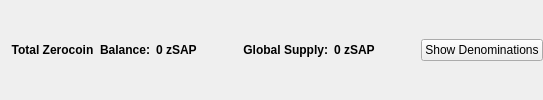
                       <widget class="QFrame" name="balanceSupplyFrame">
                        <layout class="QHBoxLayout" name="horizontalLayout_2" stretch="0,0,0,1,0">
                         <property name="rightMargin">
                          <number>0</number>
                         </property>
                         <item>
                          <layout class="QHBoxLayout" name="horizontalLayout_34">
                           <item>
                            <widget class="QLabel" name="labelzAvailableText_3">
                             <property name="font">
                              <font>
                               <weight>75</weight>
                               <bold>true</bold>
                              </font>
                             </property>
                             <property name="toolTip">
                              <string>Total Balance including unconfirmed and immature zSAP</string>
                             </property>
                             <property name="text">
                              <string>Total Zerocoin  Balance:</string>
                             </property>
                             <property name="alignment">
                              <set>Qt::AlignRight|Qt::AlignTrailing|Qt::AlignVCenter</set>
                             </property>
                            </widget>
                           </item>
                           <item>
                            <widget class="QLabel" name="labelzAvailableAmount_4">
                             <property name="minimumSize">
                              <size>
                               <width>40</width>
                               <height>0</height>
                              </size>
                             </property>
                             <property name="font">
                              <font>
                               <weight>75</weight>
                               <bold>true</bold>
                              </font>
                             </property>
                             <property name="toolTip">
                              <string>Total Balance including unconfirmed and immature zSAP</string>
                             </property>
                             <property name="text">
                              <string>0 zSAP</string>
                             </property>
                             <property name="alignment">
                              <set>Qt::AlignLeading|Qt::AlignLeft|Qt::AlignVCenter</set>
                             </property>
                            </widget>
                           </item>
                          </layout>
                         </item>
                         <item>
                          <spacer name="horizontalSpacer_32">
                           <property name="orientation">
                            <enum>Qt::Horizontal</enum>
                           </property>
                           <property name="sizeHint" stdset="0">
                            <size>
                             <width>40</width>
                             <height>20</height>
                            </size>
                           </property>
                          </spacer>
                         </item>
                         <item>
                          <layout class="QHBoxLayout" name="horizontalLayout_35">
                           <item>
                            <widget class="QLabel" name="labelZsupplyText_2">
                             <property name="font">
                              <font>
                               <weight>75</weight>
                               <bold>true</bold>
                              </font>
                             </property>
                             <property name="text">
                              <string>Global Supply:</string>
                             </property>
                             <property name="alignment">
                              <set>Qt::AlignRight|Qt::AlignTrailing|Qt::AlignVCenter</set>
                             </property>
                            </widget>
                           </item>
                           <item>
                            <widget class="QLabel" name="labelZsupplyAmount_2">
                             <property name="font">
                              <font>
                               <weight>75</weight>
                               <bold>true</bold>
                              </font>
                             </property>
                             <property name="text">
                              <string>0 zSAP</string>
                             </property>
                            </widget>
                           </item>
                          </layout>
                         </item>
                         <item>
                          <spacer name="horizontalSpacer_31">
                           <property name="orientation">
                            <enum>Qt::Horizontal</enum>
                           </property>
                           <property name="sizeHint" stdset="0">
                            <size>
                             <width>40</width>
                             <height>20</height>
                            </size>
                           </property>
                          </spacer>
                         </item>
                         <item>
                          <widget class="QPushButton" name="pushButtonShowDenoms">
                           <property name="toolTip">
                            <string>Show zSAP denominations list</string>
                           </property>
                           <property name="text">
                            <string>Show Denominations</string>
                           </property>
                          </widget>
                         </item>
                        </layout>
                       </widget>
